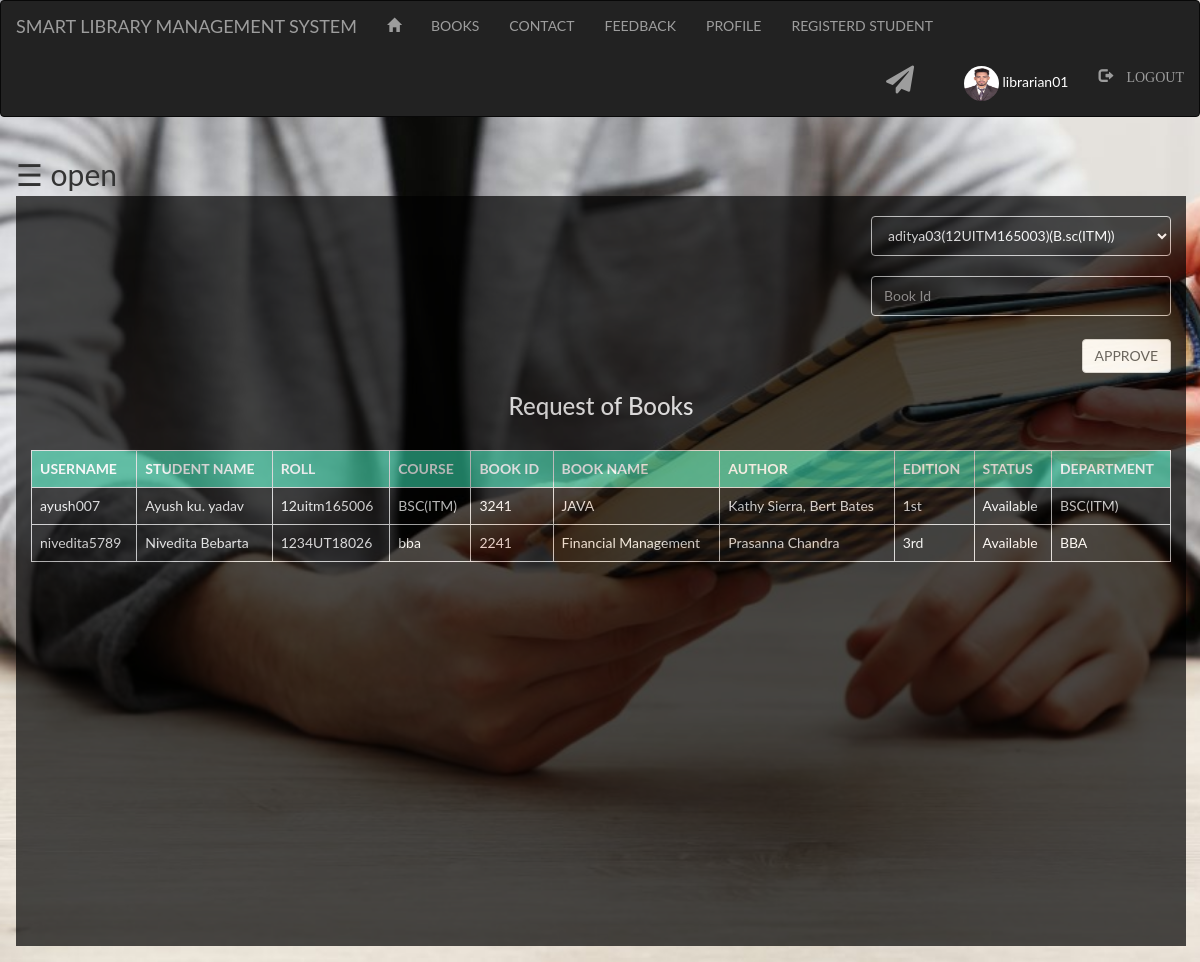
Page /request.php (signed in) on the committed database.
### tables this page shows
CREATE TABLE `student` (
  `id` int(8) NOT NULL,
  `first` varchar(30) NOT NULL,
  `username` varchar(30) NOT NULL,
  `password` varchar(20) NOT NULL,
  `roll` varchar(20) NOT NULL,
  `course` varchar(15) NOT NULL,
  `batch` varchar(15) NOT NULL,
  `address` varchar(200) NOT NULL,
  `contact` varchar(40) NOT NULL,
  `email` varchar(50) NOT NULL,
  `pic` varchar(100) NOT NULL
);

CREATE TABLE `books` (
  `id` int(7) NOT NULL,
  `bid` int(100) NOT NULL,
  `file` varchar(100) NOT NULL,
  `name` varchar(100) NOT NULL,
  `author` varchar(100) NOT NULL,
  `edition` varchar(100) NOT NULL,
  `status` varchar(100) NOT NULL,
  `quantity` int(100) NOT NULL,
  `department` varchar(100) NOT NULL,
  `rack` varchar(20) NOT NULL
);

### request.php (the view, shortened to what this page needs)
<?php
    include "connection.php";
    include "navbar.php";
?>
<!DOCTYPE html>
<html>
<head>
</head>
<body>
              <div id="main">
                <span style="font-size:30px;cursor:pointer" onclick="openNav()">&#9776; open</span>
              <br>
              <div class="container">
                 <?php
                 if(isset($_SESSION['login_user']))
                 {
                  ?>
                <br>
                  <div class="srch">
                    <form method="post" action="" name="form1">
                      <select class="form-control" name="username">
                        <?php
                              $res=mysqli_query($db,"SELECT * FROM student ORDER BY `student`.`username` ASC ");
                              while($row=mysqli_fetch_array($res))
                              {
                                ?>
                                <option value="<?php echo $row["username"] ?>">
                                  <?php
                                  echo $row["username"]. "(".$row["roll"] .")"."(".$row["course"] .")";
                                   ?>
                                </option>
                                <?php
                                 }
                              ?>
                            </select>
                      <br>
                      <input type="text" name="bid" class="form-control" placeholder="Book Id" required="">
                      <h2 style="text-align: right;"><button class="btn btn-default" name="submit" type="submit">APPROVE</button></h2>
                    </form>
                  </div>
                   <?php
                   }
                 ?>
                <h3 style="text-align: center;">Request of Books</h3>
                <br>
         <?php
           if (isset($_SESSION['login_user']))
           {
        $sql="SELECT student.username,first,roll,course,books.bid,name,author,edition,status,department FROM student inner join issuebook ON student.username=issuebook.username inner join books ON issuebook.bid=books.bid WHERE issuebook.approve=''";
            $res=mysqli_query($db,$sql);
            if (mysqli_num_rows($res)==0)
             {
              echo "<br><br><br>";
              echo "<div class='s'>";
              echo "<h2><b>";
               echo "There is no Pending Request.";
               echo "</b></h2>";
               echo "</div>";
             }
             else
             {
              echo "<table class='table table-bordered'>";
      echo "<tr style='background-color: #29AB87;' >";
       echo "<th>"; echo "USERNAME"; echo "</th>";
       echo "<th>"; echo "STUDENT NAME"; echo "</th>";
       echo "<th>"; echo "ROLL"; echo "</th>";
       echo "<th>"; echo "COURSE"; echo "</th>";
       echo "<th>"; echo "BOOK ID"; echo "</th>";
       echo "<th>"; echo "BOOK NAME"; echo "</th>";
       echo "<th>"; echo "AUTHOR"; echo "</th>";
       echo "<th>"; echo "EDITION"; echo "</th>";
       echo "<th>"; echo "STATUS"; echo "</th>";
       echo "<th>"; echo "DEPARTMENT"; echo "</th>";
       echo "</tr>";
       while($row=mysqli_fetch_assoc($res))
       {
         echo "<tr>";
         echo "<td>"; echo $row['username']; echo "</td>";
         echo "<td>"; echo $row['first']; echo "</td>";
         echo "<td>"; echo $row['roll']; echo "</td>";
         echo "<td>"; echo $row['course']; echo "</td>";
         echo "<td>"; echo $row['bid']; echo "</td>";
         echo "<td>"; echo $row['name']; echo "</td>";
         echo "<td>"; echo $row['author']; echo "</td>";
         echo "<td>"; echo $row['edition']; echo "</td>";
         echo "<td>"; echo $row['status']; echo "</td>";
         echo "<td>"; echo $row['department']; echo "</td>";
         echo "</tr>";
       }
       echo "</table>";
             }
        }
        else
          {
            ?>
            <br><br><br>
            <h4 style="text-align: center; color: yellow;">You Need to Login to See the Requests.</h4>
            <?php
          }
         ?>
      </div>
    </div>
</body>
</html>

### style.css (style rules this page uses)
html, body, div, span, object, iframe, h1, h2, h3, h4, h5, h6, p, blockquote, pre, abbr, address, cite, code, del, dfn, em, img, ins, kbd, q, samp, small, strong, sub, sup, var, b, i, dl, dt, dd, ol, ul, li, fieldset, form, label, legend, table, caption, tbody, tfoot, thead, tr, th, td, article, aside, canvas, details, figcaption, figure, footer, header, hgroup, menu, nav, section, summary, time, mark, audio, video { margin:0; padding:0; border:0; outline:0; font-size:100%; vertical-align:baseline; background:transparent; }
body { line-height:1; }
table { border-collapse:collapse; border-spacing:0; }
input, select { vertical-align:middle; }
input { height: 25px; width: 250px; }

### request.php (style rules this page uses)
body { background-image: url("images/handing.jpg"); background-size: cover; font-family: "Lato", sans-serif; transition: background-color .5s; }
#main { transition: margin-left .5s; padding: 16px; }
.container { height: 750px; background-color: black; opacity: .7; color: white; }
.srch { padding-left: 840px; }
.form-control { width: 300px; height: 40px; background-color: black; color: white; }

### rows in the picture
student: username "ayush007", first "Ayush ku. yadav", roll "12uitm165006", course "BSC(ITM)", books.bid "3241", books.name "JAVA", books.author "Kathy Sierra, Bert Bates", books.edition "1st", books.status "Available", books.department "BSC(ITM)"
student: username "nivedita5789", first "Nivedita Bebarta", roll "1234UT18026", course "bba", books.bid "2241", books.name "Financial Management", books.author "Prasanna Chandra", books.edition "3rd", books.status "Available", books.department "BBA"

### other values in the picture
$_SESSION['login_user'] "librarian01"
form field username "aditya03(12UITM165003)(B.sc(ITM))"
